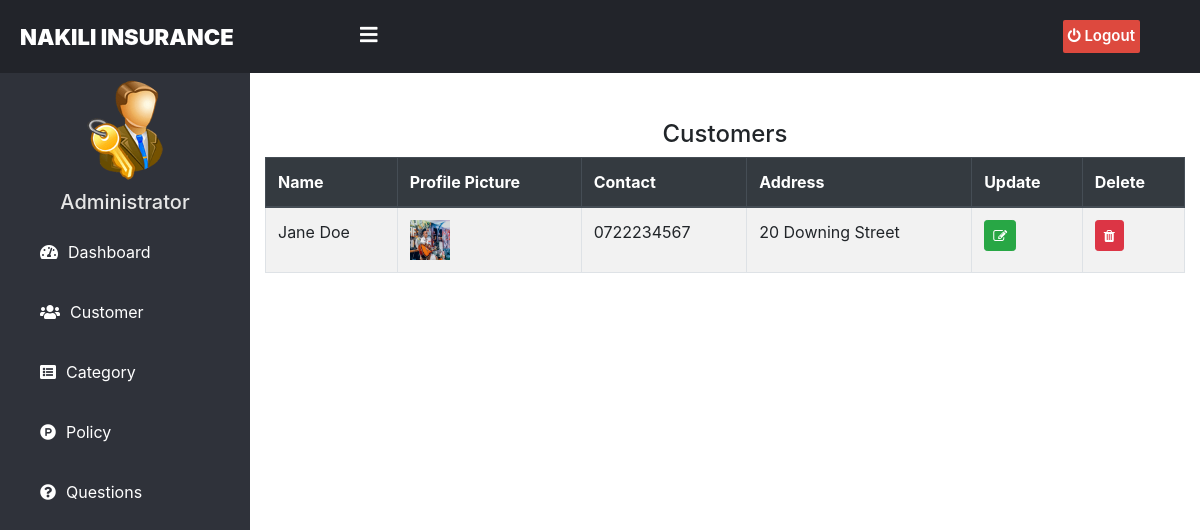
The app's page /admin-view-customer (signed in), older data.
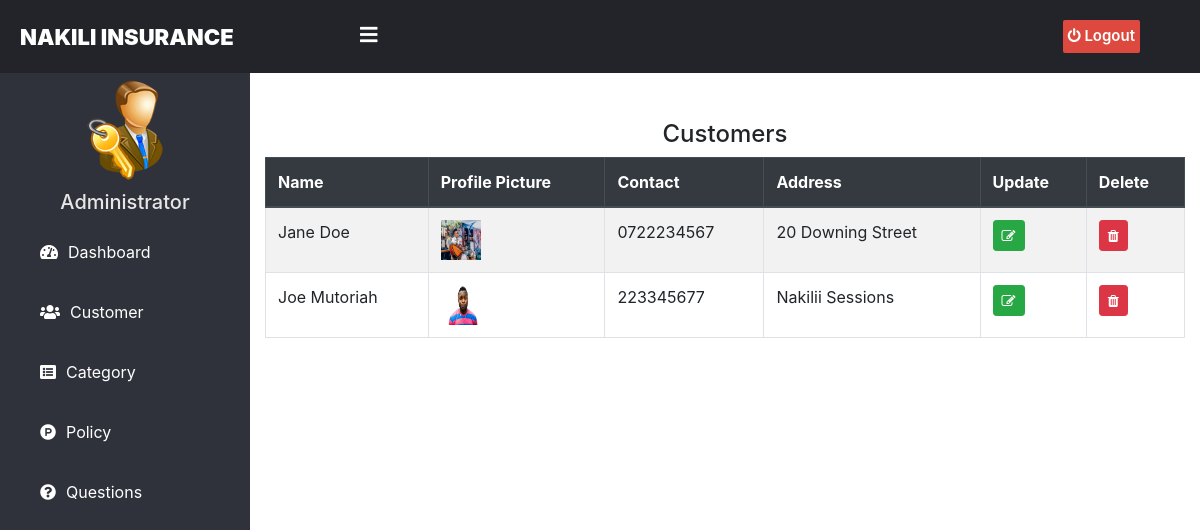
The same page, newer data.
### customer/models.py (models this page shows, shortened)
class Customer(models.Model):
    user=models.OneToOneField(User,on_delete=models.CASCADE)
    profile_pic= models.ImageField(upload_to='profile_pic/Customer/',null=True,blank=True)
    address = models.CharField(max_length=40)
    mobile = models.CharField(max_length=20,null=False)
    @property
    def get_name(self):
        return self.user.first_name+" "+self.user.last_name

### insurance/views.py (the view)
# urls.py: path('admin-view-customer', views.admin_view_customer_view,name='admin-view-customer'),
@login_required(login_url='adminlogin')
def admin_view_customer_view(request):
    customers= CMODEL.Customer.objects.all()
    return render(request,'insurance/admin_view_customer.html',{'customers':customers})

### templates/insurance/admin_view_customer.html (shortened to what this page needs)
{% extends 'insurance/adminbase.html' %}
{% block content %}
{%load static%}
<head>
  <link href="http://netdna.bootstrapcdn.com/bootstrap/4.0.0-beta/css/bootstrap.min.css" rel="stylesheet">
    <link rel="stylesheet" href="https://maxcdn.bootstrapcdn.com/bootstrap/4.4.1/css/bootstrap.min.css">
    <link href="https://maxcdn.bootstrapcdn.com/font-awesome/4.3.0/css/font-awesome.min.css" rel="stylesheet">
</head>
<div class="container">
  <div class="panel panel-primary">
    <div class="panel-heading">
      <h4 class="text-center">Customers</h4>
    </div>
    <table class="table table-hover table-bordered table-striped" id="dev-table">
      <thead class="thead-dark">
        <tr>
          <th>Name</th>
          <th>Profile Picture</th>
          <th>Contact</th>
          <th>Address</th>
          <th>Update</th>
          <th>Delete</th>
        </tr>
      </thead>
      {% for t in customers %}
      <tr>
        <td> {{t.get_name}}</td>
        <td> <img src="{% static t.profile_pic.url %}" alt="Profile Pic" height="40px" width="40px" /></td>
        <td>{{t.mobile}}</td>
        <td>{{t.address}}</td>
        <td><a class="btn btn-success btn-sm" href="{% url 'update-customer' t.id  %}"><span class="fa fa-edit"></span></a></td>
        <td><a class="btn btn-danger btn-sm" href="{% url 'delete-customer' t.id  %}"><span class="fa fa-trash"></span></a></td>
      </tr>
      {% endfor %}
    </table>
  </div>
</div>
<br><br><br><br><br><br>
{% endblock content %}

Row changes from the older to the newer data that the page shows:
added Customer: get_name "Joe Mutoriah", profile_pic (picture), mobile "223345677", address "Nakilii Sessions"
